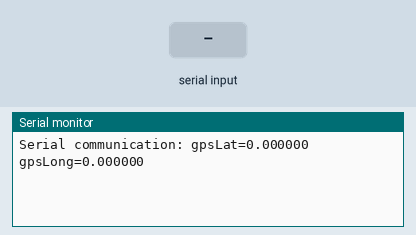
Recording of a sketch running on a simulated Arduino Mega 2560, built with avr-gcc and run on an emulated ATmega2560. Shown: the last lines printed to the serial monitor. The test bench sets the inputs (shaded band).

Above: at 1.2 s.
1.3 s: "90,45\n" received over the second serial link
At 2.7 s:
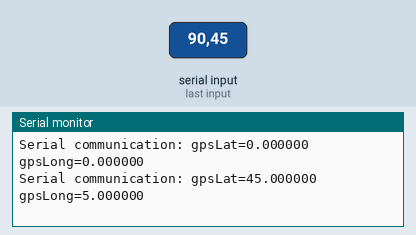
2.8 s: "Lat:" received over the second serial link
At 4.3 s:
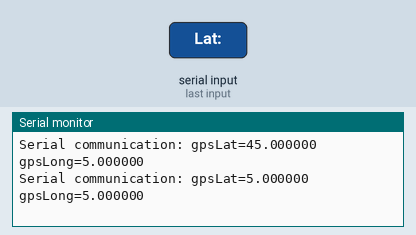
Timing chart, 0 to 5.8 s (numbered marks = the images above; inputs shaded):
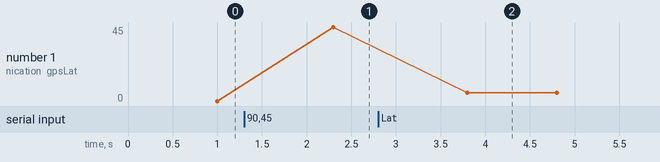

Measured:
- after the input at 1.3 s, the serial monitor: prints a new line after 1.0 s (image 1)
- after the input at 2.8 s, the serial monitor: prints a new line after 1.0 s (image 2)
- plotted number 1: 0 → 45 after the input at 1.3 s

The sketch:

SerialReadGPS.ino
```cpp
/*This file is part of a code test for the serial communication function between two Arduinos.
  This is the code for the receiver. We are testing for receiving a string of text, and turning it
  into the two float values for Latitude and Logitude of the GPS.

  Code uses Serial3, PINS 14(TX3) and 15(RX3).
*/
float gpsLat=0;
float gpsLong=0;

void setup() {
  Serial.begin(9600); //Start communication with the computer
  Serial3.begin(115200); //Start communication with the other Arduino
}

void loop() {
     serialReadGPS();
}

void serialReadGPS() {
        //Variable to store the string to be received
        char serialMessage[31];
        //Read message from the other Arduino
        Serial3.readBytes(serialMessage,34);
        //Turns the string into a float starting after "Lat:"
        int index=String(serialMessage).indexOf("Lat:")+4;
        gpsLat=String(serialMessage).substring(index).toFloat();
        //Does the same for "Long:"
        index=String(serialMessage).indexOf("Long:")+5;
        gpsLong=String(serialMessage).substring(index).toFloat();

        //For debugging
        Serial.print("Serial communication: ");
        //Serial.print("Message received:");
        //Serial.println(serialMessage);
        Serial.print("gpsLat=");
        Serial.print(gpsLat,6);
        Serial.print(" gpsLong=");
        Serial.println(gpsLong,6);
        //Serial.println("-------------------------------");

}
```
